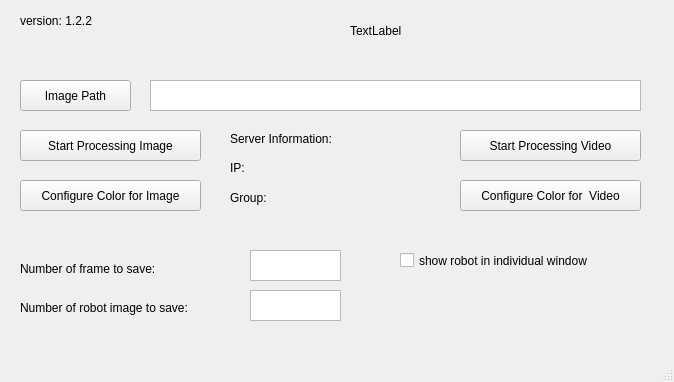
<?xml version="1.0" encoding="UTF-8"?>
<ui version="4.0">
 <class>MainWindow</class>
 <widget class="QMainWindow" name="MainWindow">
  <property name="geometry">
   <rect>
    <x>0</x>
    <y>0</y>
    <width>674</width>
    <height>382</height>
   </rect>
  </property>
  <property name="maximumSize">
   <size>
    <width>700</width>
    <height>700</height>
   </size>
  </property>
  <property name="windowTitle">
   <string>MainWindow</string>
  </property>
  <widget class="QWidget" name="centralwidget">
   <widget class="QLabel" name="lbl_University">
    <property name="geometry">
     <rect>
      <x>350</x>
      <y>0</y>
      <width>171</width>
      <height>61</height>
     </rect>
    </property>
    <property name="text">
     <string>TextLabel</string>
    </property>
   </widget>
   <widget class="QPushButton" name="btn_LoadImageFile">
    <property name="geometry">
     <rect>
      <x>20</x>
      <y>80</y>
      <width>111</width>
      <height>31</height>
     </rect>
    </property>
    <property name="text">
     <string>Image Path</string>
    </property>
   </widget>
   <widget class="QPushButton" name="btn_StartImageCapturing">
    <property name="geometry">
     <rect>
      <x>20</x>
      <y>130</y>
      <width>181</width>
      <height>31</height>
     </rect>
    </property>
    <property name="text">
     <string>Start Processing Image</string>
    </property>
   </widget>
   <widget class="QPushButton" name="btn_StartVideoCapturing">
    <property name="geometry">
     <rect>
      <x>460</x>
      <y>130</y>
      <width>181</width>
      <height>31</height>
     </rect>
    </property>
    <property name="text">
     <string>Start Processing Video</string>
    </property>
   </widget>
   <widget class="QPushButton" name="btn_ImageColorConfiguration">
    <property name="geometry">
     <rect>
      <x>20</x>
      <y>180</y>
      <width>181</width>
      <height>31</height>
     </rect>
    </property>
    <property name="text">
     <string>Configure Color for Image</string>
    </property>
   </widget>
   <widget class="QTextEdit" name="txt_FilePath">
    <property name="geometry">
     <rect>
      <x>150</x>
      <y>80</y>
      <width>491</width>
      <height>31</height>
     </rect>
    </property>
   </widget>
   <widget class="QLabel" name="lbl_version">
    <property name="geometry">
     <rect>
      <x>20</x>
      <y>10</y>
      <width>101</width>
      <height>21</height>
     </rect>
    </property>
    <property name="text">
     <string>version: 1.2.2</string>
    </property>
   </widget>
   <widget class="QPushButton" name="btn_VideoColorConfiguration">
    <property name="geometry">
     <rect>
      <x>460</x>
      <y>180</y>
      <width>181</width>
      <height>31</height>
     </rect>
    </property>
    <property name="text">
     <string>Configure Color for  Video</string>
    </property>
   </widget>
   <widget class="QLabel" name="lbl_NumFrameToSave">
    <property name="geometry">
     <rect>
      <x>20</x>
      <y>260</y>
      <width>181</width>
      <height>17</height>
     </rect>
    </property>
    <property name="text">
     <string>Number of frame to save:</string>
    </property>
   </widget>
   <widget class="QLabel" name="lbl_NumRoboImageToSave">
    <property name="geometry">
     <rect>
      <x>20</x>
      <y>300</y>
      <width>221</width>
      <height>16</height>
     </rect>
    </property>
    <property name="text">
     <string>Number of robot image to save:</string>
    </property>
   </widget>
   <widget class="QTextEdit" name="txt_NumFrameToSave">
    <property name="geometry">
     <rect>
      <x>250</x>
      <y>250</y>
      <width>91</width>
      <height>31</height>
     </rect>
    </property>
   </widget>
   <widget class="QTextEdit" name="txt_NumRoboImageToSave">
    <property name="geometry">
     <rect>
      <x>250</x>
      <y>290</y>
      <width>91</width>
      <height>31</height>
     </rect>
    </property>
   </widget>
   <widget class="QCheckBox" name="checkBox_ShowRobotindividualWindow">
    <property name="geometry">
     <rect>
      <x>400</x>
      <y>250</y>
      <width>241</width>
      <height>21</height>
     </rect>
    </property>
    <property name="text">
     <string>show robot in individual window</string>
    </property>
   </widget>
   <widget class="QLabel" name="lbl_ServerInformation">
    <property name="geometry">
     <rect>
      <x>230</x>
      <y>130</y>
      <width>141</width>
      <height>17</height>
     </rect>
    </property>
    <property name="text">
     <string>Server Information:</string>
    </property>
   </widget>
   <widget class="QLabel" name="lbl_IP">
    <property name="geometry">
     <rect>
      <x>230</x>
      <y>160</y>
      <width>201</width>
      <height>16</height>
     </rect>
    </property>
    <property name="text">
     <string>IP:</string>
    </property>
   </widget>
   <widget class="QLabel" name="lbl_Group">
    <property name="geometry">
     <rect>
      <x>230</x>
      <y>190</y>
      <width>201</width>
      <height>16</height>
     </rect>
    </property>
    <property name="text">
     <string>Group:</string>
    </property>
   </widget>
  </widget>
  <widget class="QMenuBar" name="menubar">
   <property name="geometry">
    <rect>
     <x>0</x>
     <y>0</y>
     <width>674</width>
     <height>22</height>
    </rect>
   </property>
  </widget>
  <widget class="QStatusBar" name="statusbar"/>
 </widget>
 <resources/>
 <connections/>
</ui>
